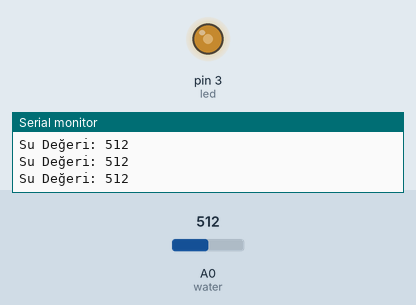
Simulated run of this sketch. Board: Arduino Uno, built with avr-gcc and run on an emulated ATmega328P. On the bench: output pins drawn as LEDs (lit = HIGH), the last lines printed to the serial monitor. Inputs (shaded band) come from the test bench; at power-on: A0 (water) = 512.

Above: at 1.2 s.
1.3 s: A0 (water) set to 986
At 2.5 s:
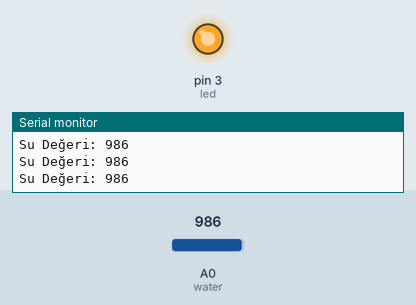
2.8 s: A0 (water) set to 1010
At 3.9 s:
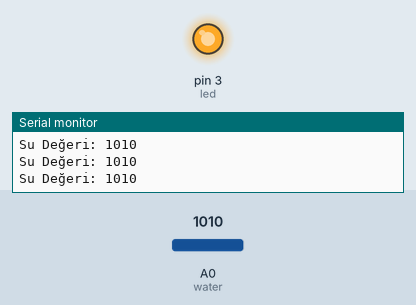
4.3 s: A0 (water) set to 716
At 5.0 s:
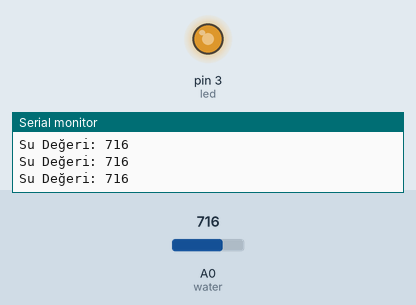
5.8 s: A0 (water) set to 122
At 6.2 s:
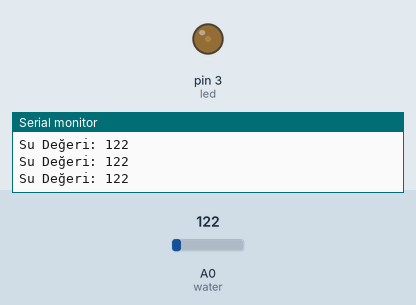
7.3 s: A0 (water) set to 0
At 8.0 s:
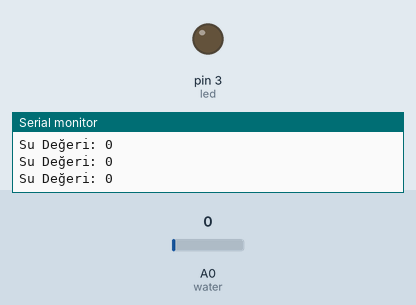
8.8 s: A0 (water) set to 511
At 9.7 s:
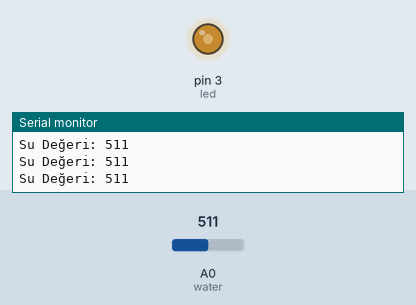
Timing chart, 0 to 11.8 s (numbered marks = the images above; inputs shaded):
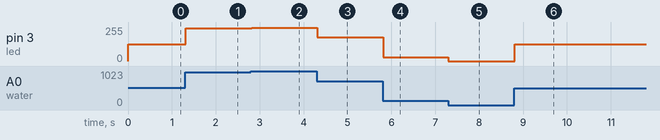

Measured:
- after the input at 1.3 s, pin 3 (led): 127/255 → 245/255 at once
- after the input at 2.8 s, pin 3 (led): 245/255 → 251/255 at once
- after the input at 4.3 s, pin 3 (led): 251/255 → 178/255 at once
- after the input at 5.8 s, pin 3 (led): 178/255 → 30/255 at once
- after the input at 7.3 s, pin 3 (led): 30/255 → 0/255 at once
- after the input at 8.8 s, pin 3 (led): 0/255 → 127/255 at once

The sketch:

su-led.ino
```cpp
int led = 3;
int water = A0;
int waterDurum;

void setup() {
  pinMode(led, OUTPUT);
  Serial.begin(9600);
}

void loop() {
  waterDurum = analogRead (water);
  Serial.print("Su Değeri: ");
  Serial.println(waterDurum);

  waterDurum = map(analogRead(water),0,1023,0,255);
  analogWrite(led, waterDurum);
}
```
